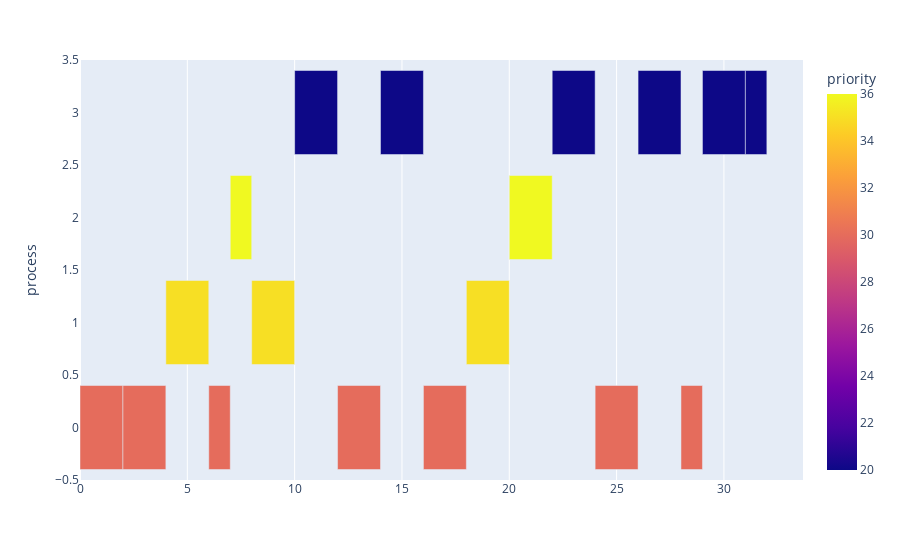

Notebook source saved alongside this figure:
### Code cell
op.kernel(s.RR_scheduler, 6)

# read CPU data from kernel run
df = pd.read_csv('results.csv')
df.head()

# use Prof. Al Madi's code to plot
fig = px.timeline(df, x_start='start', x_end='finish', y='process', color='priority')
df['delta'] = df['finish'] - df['start']
fig.layout.xaxis.type = 'linear'
fig.data[0].x = df.delta.tolist()
fig.show()

### Figure 1 — Plotly figure (JSON) as saved in the notebook; plotly's stock layout.template omitted (floating-point values rounded to 4 significant figures)
{"data": [{"alignmentgroup": "True", "base": [0, 2, 4, 6, 7, 8, 10, 12, 14, 16, 18, 20, 22, 24, 26, 28, 29, 31], "hovertemplate": "start=%{base}<br>finish=%{x}<br>process=%{y}<br>priority=%{marker.color}<extra></extra>", "legendgroup": "", "marker": {"color": [30, 30, 35, 30, 36, 35, 20, 30, 20, 30, 35, 36, 20, 30, 20, 30, 20, 20], "coloraxis": "coloraxis"}, "name": "", "offsetgroup": "", "orientation": "h", "showlegend": false, "textposition": "auto", "type": "bar", "x": [2, 2, 2, 1, 1, 2, 2, 2, 2, 2, 2, 2, 2, 2, 2, 1, 2, 1], "xaxis": "x", "y": [0, 0, 1, 0, 2, 1, 3, 0, 3, 0, 1, 2, 3, 0, 3, 0, 3, 3], "yaxis": "y"}], "layout": {"barmode": "overlay", "coloraxis": {"colorbar": {"title": {"text": "priority"}}, "colorscale": [[0, "#0d0887"], [0.1111, "#46039f"], [0.2222, "#7201a8"], [0.3333, "#9c179e"], [0.4444, "#bd3786"], [0.5556, "#d8576b"], [0.6667, "#ed7953"], [0.7778, "#fb9f3a"], [0.8889, "#fdca26"], [1, "#f0f921"]]}, "legend": {"tracegroupgap": 0}, "margin": {"t": 60}, "xaxis": {"anchor": "y", "domain": [0, 1], "type": "linear"}, "yaxis": {"anchor": "x", "domain": [0, 1], "title": {"text": "process"}}}}
